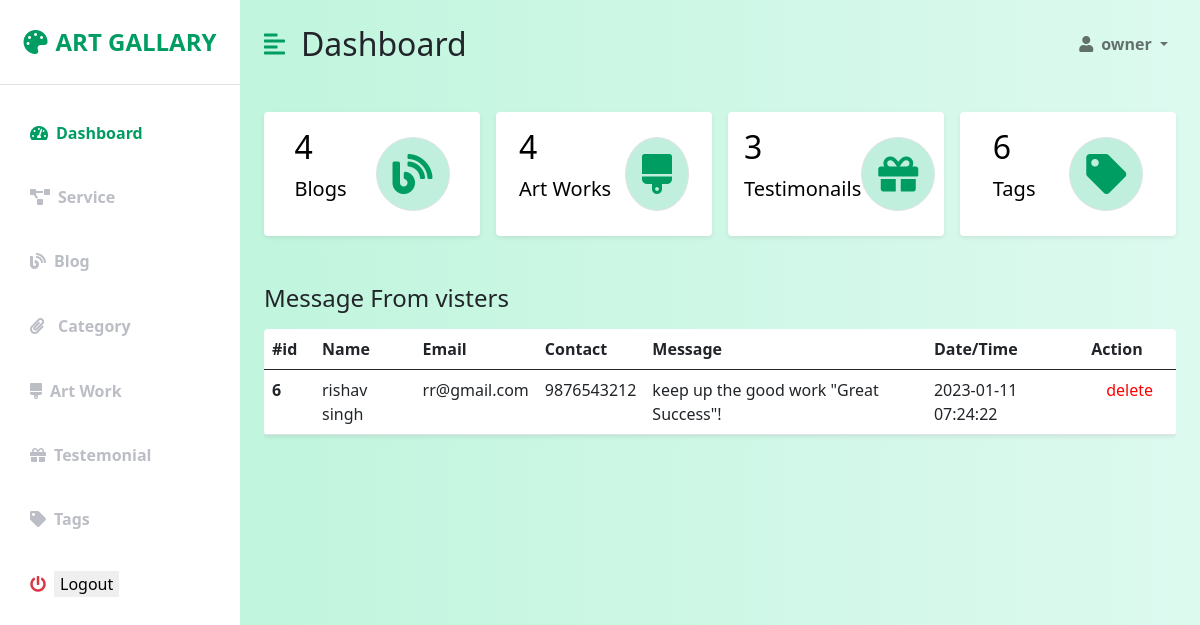
The page /admin/index.php (signed in) on the database its author committed.
### tables this page shows
CREATE TABLE `contact` (
  `id` int(200) NOT NULL,
  `first_name` text NOT NULL,
  `last_name` text NOT NULL,
  `email` varchar(500) NOT NULL,
  `phone` text NOT NULL,
  `message` text NOT NULL,
  `time` timestamp NOT NULL DEFAULT current_timestamp()
);

### admin/index.php (the view, shortened to what this page needs)
<?php
include ("connection.php");
   $sql = "SELECT `id` from `blog`";
   $result = $connect->query($sql);
   $blog = mysqli_num_rows($result);
   $sql2 = "SELECT `id` from `artwork`";
   $result2 = $connect->query($sql2);
   $artwork = mysqli_num_rows($result2);
   $sql3 = "SELECT `id` from `tag`";
   $result3 = $connect->query($sql3);
   $tag = mysqli_num_rows($result3);
   $sql4 = "SELECT `id` from `testimonial`";
   $result4 = $connect->query($sql4);
   $testi = mysqli_num_rows($result4);
   $sql5 = "SELECT * from `contact`";
   $contact = $connect->query($sql5);
?>
<!DOCTYPE html>
<html lang="en">
<head>
    <link href="https://cdn.jsdelivr.net/npm/bootstrap@5.0.0-beta3/dist/css/bootstrap.min.css" rel="stylesheet" />
    <link rel="stylesheet" href="https://cdnjs.cloudflare.com/ajax/libs/font-awesome/5.15.3/css/all.min.css" />
    <link rel="stylesheet" href="styles.css" />
</head>
<body>
    <div class="d-flex" id="wrapper">
        <div class="bg-white" id="sidebar-wrapper">
            <div class="sidebar-heading text-center py-4 primary-text fs-4 fw-bold text-uppercase border-bottom"><i
                    class="fas fa-palette me-2"></i>Art Gallary</div>
            <div class="list-group list-group-flush my-3">
                <a href="index.php" class="list-group-item list-group-item-action bg-transparent second-text active"><i
                        class="fas fa-tachometer-alt me-2"></i>Dashboard</a>
                <a href="service/index.php" class="list-group-item list-group-item-action bg-transparent second-text fw-bold"><i
                        class="fas fa-project-diagram me-2"></i>Service</a>
                <a href="blog/index.php" class="list-group-item list-group-item-action bg-transparent second-text fw-bold"><i
                        class="fas fa-blog me-2"></i>Blog</a>
                <div class="list-group-item list-group-item-action bg-transparent second-text fw-bold dropdown"><i
                        class="fas fa-paperclip me-2"></i><button class="dropbtn bg-transparent second-text fw-bold">Category</button>
                    </div>
                <a href="artWork/index.php" class="list-group-item list-group-item-action bg-transparent second-text fw-bold"><i
                        class="fas fa-brush me-2"></i>Art Work</a>
                <a href="testimonial/index.php" class="list-group-item list-group-item-action bg-transparent second-text fw-bold"><i
                        class="fas fa-gift me-2"></i>Testemonial</a>
                <a href="tag/index.php" class="list-group-item list-group-item-action bg-transparent second-text fw-bold"><i
                        class="fas fa-tag me-2"></i>Tags</a>
                <form action="logout.php" method="post" class="list-group-item list-group-item-action bg-transparent text-danger fw-bold"><i
                        class="fas fa-power-off me-2"></i><button name="logout" style="border:none;">Logout</button></form>
            </div>
        </div>
        <div id="page-content-wrapper">
            <nav class="navbar navbar-expand-lg navbar-light bg-transparent py-4 px-4">
                <div class="d-flex align-items-center">
                    <i class="fas fa-align-left primary-text fs-4 me-3" id="menu-toggle"></i>
                    <h2 class="fs-2 m-0">Dashboard</h2>
                </div>
                <div class="collapse navbar-collapse" id="navbarSupportedContent">
                    <ul class="navbar-nav ms-auto mb-2 mb-lg-0">
                        <li class="nav-item dropdown">
                            <a class="nav-link dropdown-toggle second-text fw-bold" href="#" id="navbarDropdown"
                                role="button" data-bs-toggle="dropdown" aria-expanded="false">
                                <i class="fas fa-user me-2"></i>owner
                            </a>
                        </li>
                    </ul>
                </div>
            </nav>
                            <div class="container-fluid px-4">
                                <div class="row g-3 my-2">
                                    <div class="col-md-3">
                                    <a href="blog/index.php" >
                                        <div class="p-3 bg-white shadow-sm d-flex justify-content-around align-items-center rounded">
                                            <div>
                                                <h3 class="fs-2"><?= $blog?></h3>
                                                <p class="fs-5">Blogs</p>
                                            </div>
                                            <i class="fas fa-blog fs-1 primary-text border rounded-full secondary-bg p-3"></i>
                                        </div>
                                    </a>
                                    </div>
                                    <div class="col-md-3">
                                    <a href="artWork/index.php" >
                                        <div class="p-3 bg-white shadow-sm d-flex justify-content-around align-items-center rounded">
                                            <div>
                                                <h3 class="fs-2"><?= $artwork?></h3>
                                                <p class="fs-5">Art Works</p>
                                            </div>
                                            <i
                                                class="fas fa-brush fs-1 primary-text border rounded-full secondary-bg p-3"></i>
                                        </div>
                                    </a>
                                    </div>
                                    <div class="col-md-3">
                                    <a href="testimonial/index.php" > <div class="p-3 bg-white shadow-sm d-flex justify-content-around align-items-center rounded">
                                            <div>
                                                <h3 class="fs-2"><?= $testi?></h3>
                                                <p class="fs-5">Testimonails</p>
                                            </div>
                                            <i class="fas fa-gift fs-1 primary-text border rounded-full secondary-bg p-3"></i>
                                        </div>
                                        </a>
                                    </div>
                                    <div class="col-md-3">
                                    <a href="tag/index.php" >
                                        <div class="p-3 bg-white shadow-sm d-flex justify-content-around align-items-center rounded">
                                            <div>
                                                <h3 class="fs-2"><?= $tag?></h3>
                                                <p class="fs-5">Tags</p>
                                            </div>
                                            <i class="fas fa-tag fs-1 primary-text border rounded-full secondary-bg p-3"></i>
                                        </div>
                                    </a>
                                    </div>
                                </div>
                            </div>
                                    <div class="container-fluid px-4">
                                                    <div class="row my-5">
                                                        <h3 class="fs-4 mb-3">Message From visters</h3>
                                                        <div class="col">
                                                            <div class= "table-responsive">
                                                            <table class="table bg-white rounded shadow-sm  table-hover">
                                                                <thead>
                                                                    <tr>
                                                                        <th scope="col" width="50">#id</th>
                                                                        <th scope="col">Name</th>
                                                                        <th scope="col">Email</th>
                                                                        <th scope="col">Contact</th>
                                                                        <th scope="col">Message</th>
                                                                        <th scope="col">Date/Time</th>
                                                                        <th scope="col">Action</th>
                                                                    </tr>
                                                                </thead>
                                                                <tbody>
                                                                    <?php
                                                                    while($row = mysqli_fetch_assoc($contact)){
                                                                    ?>
                                                                    <tr>
                                                                        <th scope="row"><?= $row['id'] ?></th>
                                                                        <td ><?= $row['first_name']." ".$row['last_name'] ?></td>
                                                                        <td><?= $row['email'] ?></td>
                                                                        <td><?= $row['phone'] ?></td>
                                                                        <td><?= $row['message'] ?></td>
                                                                        <td><?= $row['time'] ?></td>
                                                                        <td><a href="index.php?id= <?= $row['id']?>" class="delete">delete</a></td>
                                                                    </tr>
                                                                    <?php } ?>
                                                                </tbody>
                                                            </table>
                                                            </div>
                                                        </div>
                                                   </div>
                                     </div>
            </div>
        </div>
</body>
</html>

### admin/styles.css (style rules this page uses)
:root { --main-bg-color: #009d63; --main-text-color: #009d63; --second-text-color: #bbbec5; --second-bg-color: #c1efde; }
.primary-text { color: var(--main-text-color); }
.second-text { color: var(--second-text-color); }
.secondary-bg { background-color: var(--second-bg-color); }
.rounded-full { border-radius: 100%; }
#wrapper { overflow-x: hidden; background-image: linear-gradient( to right, #baf3d7, #c2f5de, #cbf7e4, #d4f8ea, #ddfaef ); }
#sidebar-wrapper { min-height: 100vh; margin-left: -15rem; -webkit-transition: margin 0.25s ease-out; -moz-transition: margin 0.25s ease-out; -o-transition: margin 0.25s ease-out; transition: margin 0.25s ease-out; }
#sidebar-wrapper .sidebar-heading { padding: 0.875rem 1.25rem; font-size: 1.2rem; }
#sidebar-wrapper .list-group { width: 15rem; }
#page-content-wrapper { min-width: 100vw; }
#menu-toggle { cursor: pointer; }
.list-group-item { border: none; padding: 20px 30px; }
.list-group-item.active { background-color: transparent; color: var(--main-text-color); font-weight: bold; border: none; }
@media (min-width: 768px) { #sidebar-wrapper { margin-left: 0; } }
@media (min-width: 768px) { #page-content-wrapper { min-width: 0; width: 100%; } }
.dropbtn { border: none; }
a { text-decoration: none; }
.delete { color: red; padding: 0 15px; transition: 0.3s ease; }

### admin/index.php (style rules this page uses)
a { color:black; }

### rows shown on the page
contact: id "6", first_name "rishav", last_name "singh", email "rr@gmail.com", phone "9876543212", message "keep up the good work \"Great Success\"!", time "2023-01-11 07:24:22"

### other values the page prints
$blog "4"
$artwork "4"
$testi "3"
$tag "6"
